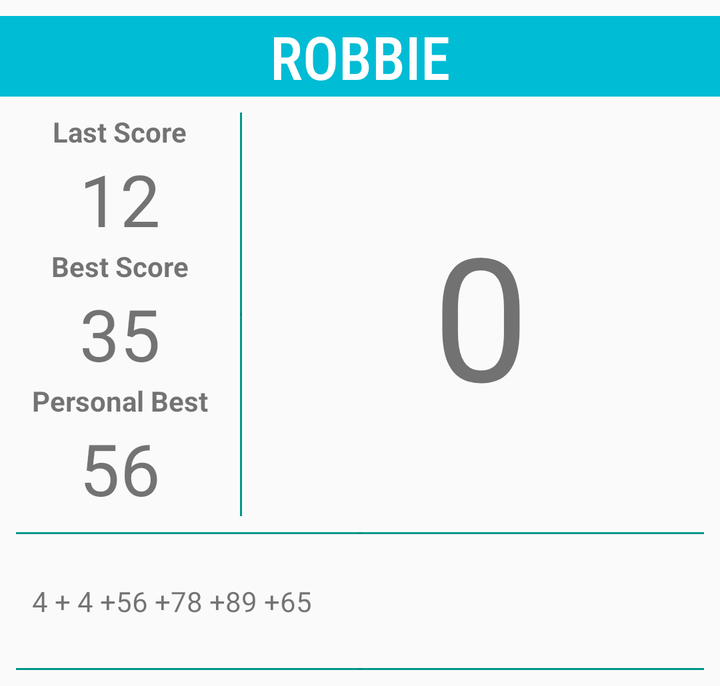
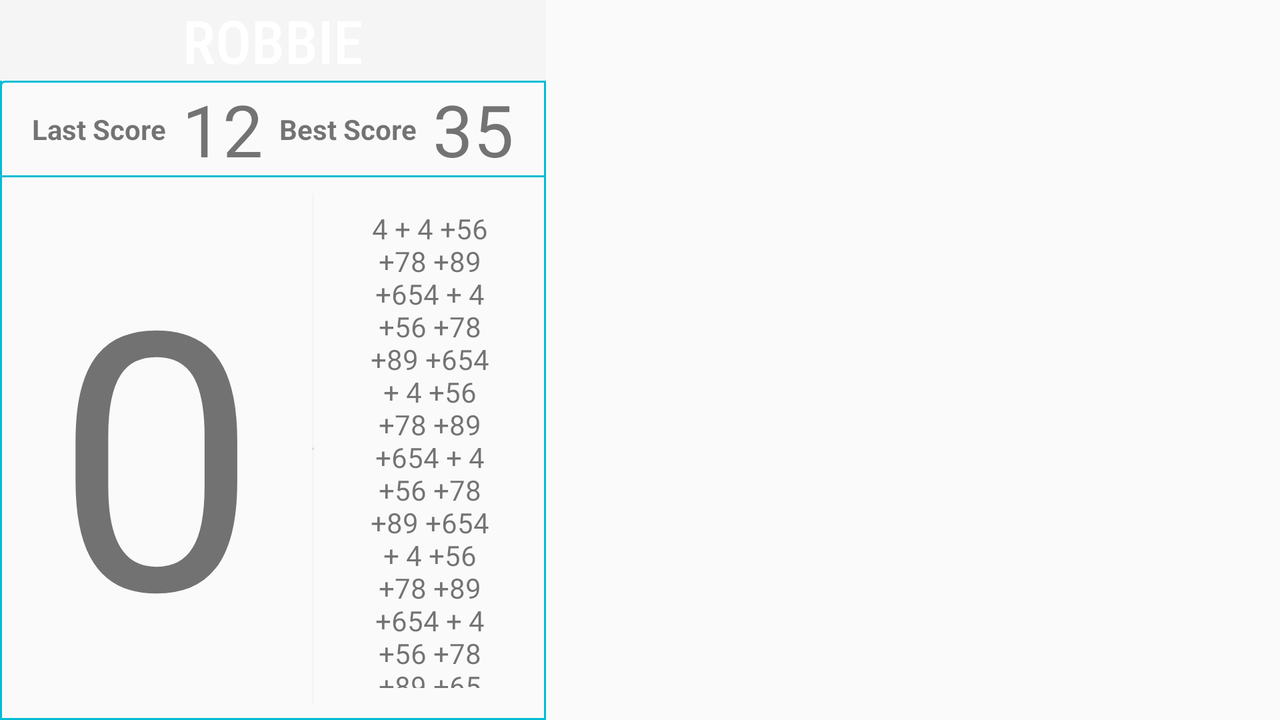

Compare how this app lays out the same screen by default and in its alternative resource folder. The renders come first, then the two layout files and the values they reference.
<!-- AndroidManifest.xml: application theme Theme.AppCompat.DayNight.NoActionBar -->
<!-- res/layout/scorecard.xml -->
<?xml version="1.0" encoding="utf-8"?>
<LinearLayout xmlns:android="http://schemas.android.com/apk/res/android"
    xmlns:app="http://schemas.android.com/apk/res-auto"
    xmlns:tools="http://schemas.android.com/tools"
    android:layout_width="match_parent"
    android:layout_height="wrap_content"
    android:layout_gravity="center"
    android:orientation="vertical">

    <LinearLayout
        android:layout_width="match_parent"
        android:layout_height="match_parent"
        android:orientation="horizontal">

        <TextView
            android:id="@+id/textViewPlayerName"
            android:layout_width="0dp"
            android:layout_height="wrap_content"
            android:layout_marginTop="8dp"
            android:layout_marginBottom="8dp"
            android:layout_weight="1"
            android:background="@color/activePlayer"
            android:fontFamily="sans-serif-condensed-medium"
            android:textAlignment="center"
            android:textAllCaps="true"
            android:textColor="@android:color/white"
            android:textSize="30sp"
            tools:text="Robbie" />

    </LinearLayout>

    <LinearLayout
        android:layout_width="match_parent"
        android:layout_height="0dp"
        android:layout_weight="1"
        android:orientation="horizontal">

        <LinearLayout
            android:layout_width="wrap_content"
            android:layout_height="wrap_content"
            android:layout_gravity="center"
            android:layout_marginStart="8dp"
            android:layout_marginEnd="8dp"
            android:orientation="vertical"
            android:visibility="visible">

            <TextView
                android:layout_width="wrap_content"
                android:layout_height="wrap_content"
                android:layout_gravity="center"
                android:labelFor="@id/textViewLastScore"
                android:text="@string/scorecard_last_score_label"
                android:textStyle="bold" />

            <TextView
                android:id="@+id/textViewLastScore"
                android:layout_width="wrap_content"
                android:layout_height="wrap_content"
                android:layout_gravity="center"
                android:textSize="36sp"
                tools:text="12" />

            <TextView
                android:layout_width="wrap_content"
                android:layout_height="wrap_content"
                android:layout_gravity="center"
                android:labelFor="@id/textViewBestScore"
                android:text="@string/scorecard_best_score_label"
                android:textStyle="bold"
                tools:text="Best Score" />

            <TextView
                android:id="@+id/textViewBestScore"
                android:layout_width="wrap_content"
                android:layout_height="wrap_content"
                android:layout_gravity="center"
                android:textSize="36sp"
                tools:text="35" />

            <TextView
                android:layout_width="wrap_content"
                android:layout_height="wrap_content"
                android:layout_gravity="center"
                android:layout_marginLeft="8dp"
                android:layout_marginRight="8dp"
                android:labelFor="@id/textViewPersonalBest"
                android:text="@string/scorecard_personal_best_label"
                android:textStyle="bold" />

            <TextView
                android:id="@+id/textViewPersonalBest"
                android:layout_width="wrap_content"
                android:layout_height="wrap_content"
                android:layout_gravity="center"
                android:textSize="36sp"
                tools:text="56" />
        </LinearLayout>

        <ImageView
            android:layout_width="wrap_content"
            android:layout_height="match_parent"
            android:background="#009688"
            android:contentDescription="@string/dividing_line_content_description"
            app:srcCompat="?attr/dividerVertical" />

        <TextView
            android:id="@+id/textViewPlayerTotal"
            android:layout_width="match_parent"
            android:layout_height="match_parent"
            android:gravity="center"
            android:textSize="86sp"
            tools:text="0" />

    </LinearLayout>

    <ImageView
        android:id="@+id/scoreCardTallyDividerTop"
        android:layout_width="match_parent"
        android:layout_height="wrap_content"
        android:layout_margin="8dp"
        android:background="#009688"
        android:contentDescription="@string/dividing_line_content_description"
        android:visibility="gone"
        app:srcCompat="?attr/dividerHorizontal"
        tools:visibility="visible" />

    <TextView
        android:id="@+id/tVScoreTally"
        android:layout_width="match_parent"
        android:layout_height="wrap_content"
        android:padding="16dp"
        android:visibility="gone"
        tools:text="4 + 4 +56 +78 +89 +65"
        tools:visibility="visible" />

    <ImageView
        android:id="@+id/scoreCardTallyDividerBottom"
        android:layout_width="match_parent"
        android:layout_height="wrap_content"
        android:layout_margin="8dp"
        android:background="#009688"
        android:contentDescription="@string/dividing_line_content_description"
        android:visibility="visible"
        app:srcCompat="?attr/dividerHorizontal"
        tools:visibility="visible" />


</LinearLayout>
<!-- resources referenced by this layout -->
<resources>
  <color name="activePlayer">#00BCD4</color>
  <string name="dividing_line_content_description">dividing line</string>
  <string name="scorecard_best_score_label">Best Score</string>
  <string name="scorecard_last_score_label">Last Score</string>
  <string name="scorecard_personal_best_label">Personal Best</string>
</resources>
<!-- res/layout-land/scorecard.xml (the repository's variant of the layout above) -->
<!-- drawn on the phone turned sideways -->
<?xml version="1.0" encoding="utf-8"?>
<LinearLayout xmlns:android="http://schemas.android.com/apk/res/android"
    xmlns:app="http://schemas.android.com/apk/res-auto"
    xmlns:tools="http://schemas.android.com/tools"
    android:layout_width="wrap_content"
    android:layout_height="match_parent"
    android:layout_gravity="start"
    android:background="@drawable/custom_border_scoring"
    android:orientation="vertical">

    <TextView
        android:id="@+id/textViewPlayerName"
        android:layout_width="match_parent"
        android:layout_height="wrap_content"
        android:layout_weight="0"
        android:background="?android:attr/colorPrimary"
        android:fontFamily="sans-serif-condensed-medium"
        android:textAlignment="center"
        android:textAllCaps="true"
        android:textColor="@android:color/white"
        android:textSize="30sp"
        tools:text="Robbie" />

    <LinearLayout
        android:layout_width="match_parent"
        android:layout_height="wrap_content"
        android:layout_gravity="center"
        android:background="@drawable/custom_border_scoring"
        android:paddingStart="8dp"
        android:paddingEnd="8dp"
        android:visibility="visible">

        <TextView
            android:layout_width="wrap_content"
            android:layout_height="wrap_content"
            android:layout_gravity="center"
            android:layout_marginStart="8dp"
            android:labelFor="@id/textViewLastScore"
            android:text="@string/scorecard_last_score_label"
            android:textStyle="bold" />

        <TextView
            android:id="@+id/textViewLastScore"
            android:layout_width="wrap_content"
            android:layout_height="wrap_content"
            android:layout_gravity="center"
            android:layout_marginStart="8dp"
            android:layout_marginEnd="8dp"
            android:textSize="36sp"
            tools:text="12" />

        <TextView
            android:layout_width="wrap_content"
            android:layout_height="wrap_content"
            android:layout_gravity="center"
            android:labelFor="@id/textViewBestScore"
            android:text="@string/scorecard_best_score_label"
            android:textStyle="bold"
            tools:text="Best Score" />

        <TextView
            android:id="@+id/textViewBestScore"
            android:layout_width="wrap_content"
            android:layout_height="wrap_content"
            android:layout_gravity="center"
            android:layout_marginStart="8dp"
            android:layout_marginEnd="8dp"
            android:textSize="36sp"
            tools:text="35" />

        <TextView
            android:layout_width="wrap_content"
            android:layout_height="wrap_content"
            android:layout_gravity="center"
            android:layout_marginLeft="8dp"
            android:layout_marginRight="8dp"
            android:labelFor="@id/textViewPersonalBest"
            android:text="@string/personalBestLabel"
            android:textStyle="bold"
            android:visibility="gone" />

        <TextView
            android:id="@+id/textViewPersonalBest"
            android:layout_width="wrap_content"
            android:layout_height="wrap_content"
            android:layout_gravity="center"
            android:layout_margin="8dp"
            android:textSize="36sp"
            android:visibility="gone"
            tools:text="56" />

    </LinearLayout>

    <LinearLayout
        android:layout_width="match_parent"
        android:layout_height="0dp"
        android:layout_weight="1"
        android:orientation="horizontal">

        <TextView
            android:id="@+id/textViewPlayerTotal"
            android:layout_width="0dp"
            android:layout_height="match_parent"
            android:layout_marginStart="8dp"
            android:layout_weight="1"
            android:gravity="center"
            android:padding="16dp"
            app:autoSizeMaxTextSize="200dp"
            app:autoSizeMinTextSize="50dp"
            app:autoSizeStepGranularity="2dp"
            app:autoSizeTextType="uniform"
            tools:text="0" />

        <ImageView
            android:id="@+id/scoreCardTallyDividerTop"
            android:layout_width="wrap_content"
            android:layout_height="match_parent"
            android:layout_margin="8dp"
            android:background="?android:attr/colorPrimary"
            android:contentDescription="@string/dividing_line_content_description"
            android:visibility="gone"
            app:srcCompat="?attr/dividerVertical"
            tools:visibility="visible" />

        <TextView
            android:id="@+id/tVScoreTally"
            android:layout_width="100dp"
            android:layout_height="match_parent"
            android:layout_marginEnd="8dp"
            android:gravity="center"
            android:padding="16dp"
            android:visibility="visible"
            tools:text="4 + 4 +56 +78 +89 +654 + 4 +56 +78 +89 +654 + 4 +56 +78 +89 +654 + 4 +56 +78 +89 +654 + 4 +56 +78 +89 +654 + 4 +56 +78 +89 +65"
            tools:visibility="visible" />

    </LinearLayout>


</LinearLayout>
<!-- resources referenced by the variant -->
<!-- as the phone turned sideways resolves them -->
<resources>
  <!-- drawable custom_border_scoring (drawable) -->
  <shape xmlns:android="http://schemas.android.com/apk/res/android"
      android:shape="rectangle">
      <corners
          android:radius="2dp"
          android:topRightRadius="0dp"
          android:bottomRightRadius="0dp"
          android:bottomLeftRadius="0dp" />
      <stroke
          android:width="1dp"
          android:color="@color/activePlayer" />
  </shape>
  <string name="dividing_line_content_description">dividing line</string>
  <string name="personalBestLabel">Highest Match Score</string>
  <string name="scorecard_best_score_label">Best Score</string>
  <string name="scorecard_last_score_label">Last Score</string>
  <color name="activePlayer">#00BCD4</color>
</resources>
